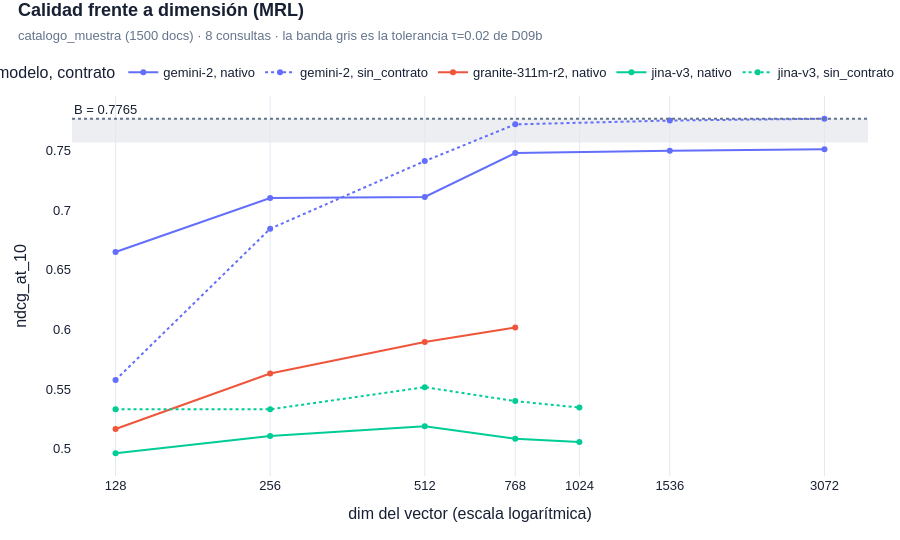

Source (notebook cell):
### Markdown cell above
### C.1 · Curva calidad ↔ dimensión

Los mismos números del barrido, en la forma que responde a la pregunta real: **¿dónde se cae la curva?** Una tabla obliga a restar de cabeza para verlo; la línea lo enseña de un vistazo — si la caída es suave, MRL está funcionando; si hay un escalón, esa dimensión ya no basta para este catálogo.

Tres elementos del gráfico que no son decoración:

- **Color = modelo · trazo = contrato.** Son dos ejes cruzados. Metiéndolos los dos en el color saldrían cinco tonos sin relación aparente entre sí; separándolos, el ojo agrupa primero por modelo y luego compara la línea continua con la discontinua **dentro** de cada uno. Esa comparación —el mismo modelo consigo mismo— es la que importa, y es la que la sección D cuantifica.
- **La banda gris es la tolerancia τ = 0,02 de D09b.** Todo punto que cae dentro es *admisible* por la regla, y entre los admisibles gana el de menor dimensión: es decir, **el punto admisible situado más a la izquierda**. La sección G lo calcula formalmente con `apply_tolerance_rule`; aquí se ve venir antes de aplicarlo.
- **El eje X está en escala logarítmica** porque las dimensiones se barren dividiendo por dos. En escala lineal, 128 y 256 se amontonarían contra el margen izquierdo y la parte interesante de la curva —justo donde se decide el ahorro— quedaría ilegible.

Toda la lógica vive en `aurum.graficas`, cubierta por `tests/test_graficas.py`. El notebook solo declara *qué* quiere ver, no *cómo* se dibuja.

### Code cell
plot_dimension_curve(
    barrido,
    model_column="modelo",     # el color agrupa por modelo
    dash_column="contrato",    # el trazo separa con/sin contrato dentro de cada uno
    tolerance=TOLERANCIA_D09B,
    subtitle=(
        f"{CORPUS_ID} ({len(corpus_textos)} docs) · {len(query_ids)} consultas · "
        f"la banda gris es la tolerancia τ={TOLERANCIA_D09B} de D09b"
    ),
).show()

### Figure 1 — Plotly figure (JSON) as saved in the notebook; plotly's stock layout.template omitted (floating-point values rounded to 4 significant figures)
{"data": [{"customdata": [[512], [1024], [2048], [3072], [6144], [12288]], "hovertemplate": "<b>%{fullData.name}</b><br>dim: %{x}<br>ndcg_at_10: %{y:.4f}<br>bytes_por_vector: %{customdata[0]}<extra></extra>", "legendgroup": "gemini-2, nativo", "line": {"color": "#636efa", "dash": "solid"}, "marker": {"symbol": "circle"}, "mode": "lines+markers", "name": "gemini-2, nativo", "orientation": "v", "showlegend": true, "type": "scatter", "x": [128, 256, 512, 768, 1536, 3072], "xaxis": "x", "y": [0.6648, 0.7101, 0.711, 0.7478, 0.7496, 0.7509], "yaxis": "y"}, {"customdata": [[512], [1024], [2048], [3072], [6144], [12288]], "hovertemplate": "<b>%{fullData.name}</b><br>dim: %{x}<br>ndcg_at_10: %{y:.4f}<br>bytes_por_vector: %{customdata[0]}<extra></extra>", "legendgroup": "gemini-2, sin_contrato", "line": {"color": "#636efa", "dash": "dot"}, "marker": {"symbol": "circle"}, "mode": "lines+markers", "name": "gemini-2, sin_contrato", "orientation": "v", "showlegend": true, "type": "scatter", "x": [128, 256, 512, 768, 1536, 3072], "xaxis": "x", "y": [0.5575, 0.6843, 0.741, 0.7718, 0.775, 0.7765], "yaxis": "y"}, {"customdata": [[512], [1024], [2048], [3072]], "hovertemplate": "<b>%{fullData.name}</b><br>dim: %{x}<br>ndcg_at_10: %{y:.4f}<br>bytes_por_vector: %{customdata[0]}<extra></extra>", "legendgroup": "granite-311m-r2, nativo", "line": {"color": "#EF553B", "dash": "solid"}, "marker": {"symbol": "circle"}, "mode": "lines+markers", "name": "granite-311m-r2, nativo", "orientation": "v", "showlegend": true, "type": "scatter", "x": [128, 256, 512, 768], "xaxis": "x", "y": [0.5164, 0.5629, 0.5893, 0.6016], "yaxis": "y"}, {"customdata": [[512], [1024], [2048], [3072], [4096]], "hovertemplate": "<b>%{fullData.name}</b><br>dim: %{x}<br>ndcg_at_10: %{y:.4f}<br>bytes_por_vector: %{customdata[0]}<extra></extra>", "legendgroup": "jina-v3, nativo", "line": {"color": "#00cc96", "dash": "solid"}, "marker": {"symbol": "circle"}, "mode": "lines+markers", "name": "jina-v3, nativo", "orientation": "v", "showlegend": true, "type": "scatter", "x": [128, 256, 512, 768, 1024], "xaxis": "x", "y": [0.4961, 0.5105, 0.5188, 0.5083, 0.5055], "yaxis": "y"}, {"customdata": [[512], [1024], [2048], [3072], [4096]], "hovertemplate": "<b>%{fullData.name}</b><br>dim: %{x}<br>ndcg_at_10: %{y:.4f}<br>bytes_por_vector: %{customdata[0]}<extra></extra>", "legendgroup": "jina-v3, sin_contrato", "line": {"color": "#00cc96", "dash": "dot"}, "marker": {"symbol": "circle"}, "mode": "lines+markers", "name": "jina-v3, sin_contrato", "orientation": "v", "showlegend": true, "type": "scatter", "x": [128, 256, 512, 768, 1024], "xaxis": "x", "y": [0.533, 0.5329, 0.5515, 0.5398, 0.5344], "yaxis": "y"}], "layout": {"annotations": [{"showarrow": false, "text": "B = 0.7765", "x": 0, "xanchor": "left", "xref": "x domain", "y": 0.7765, "yanchor": "bottom", "yref": "y"}], "colorway": ["#2563EB", "#14B8A6", "#F59E0B", "#8B5CF6", "#EC4899", "#0EA5E9", "#84CC16", "#F97316"], "font": {"color": "#172033", "family": "Arial, sans-serif", "size": 13}, "height": 540, "hoverlabel": {"bgcolor": "white", "font": {"family": "Arial", "size": 13}}, "legend": {"orientation": "h", "title": {"text": "modelo, contrato"}, "tracegroupgap": 0, "x": 1, "xanchor": "right", "y": 1.02, "yanchor": "bottom"}, "margin": {"b": 64, "l": 72, "r": 32, "t": 96}, "paper_bgcolor": "#FFFFFF", "plot_bgcolor": "#FFFFFF", "shapes": [{"fillcolor": "#94A3B8", "layer": "below", "line": {"width": 0}, "opacity": 0.18, "type": "rect", "x0": 0, "x1": 1, "xref": "x domain", "y0": 0.7565, "y1": 0.7765, "yref": "y"}, {"line": {"color": "#64748B", "dash": "dot"}, "type": "line", "x0": 0, "x1": 1, "xref": "x domain", "y0": 0.7765, "y1": 0.7765, "yref": "y"}], "title": {"text": "<b>Calidad frente a dimensión (MRL)</b><br><span style='font-size:13px;color:#64748B'>catalogo_muestra (1500 docs) · 8 consultas · la banda gris es la tolerancia τ=0.02 de D09b</span>", "x": 0.02, "xanchor": "left", "y": 0.97}, "xaxis": {"anchor": "y", "automargin": true, "domain": [0, 1], "gridcolor": "#E2E8F0", "showgrid": true, "ticktext": ["128", "256", "512", "768", "1024", "1536", "3072"], "tickvals": [128, 256, 512, 768, 1024, 1536, 3072], "title": {"text": "dim del vector (escala logarítmica)"}, "type": "log", "zeroline": false}, "yaxis": {"anchor": "x", "automargin": true, "domain": [0, 1], "showgrid": false, "title": {"text": "ndcg_at_10"}, "zeroline": false}}}
